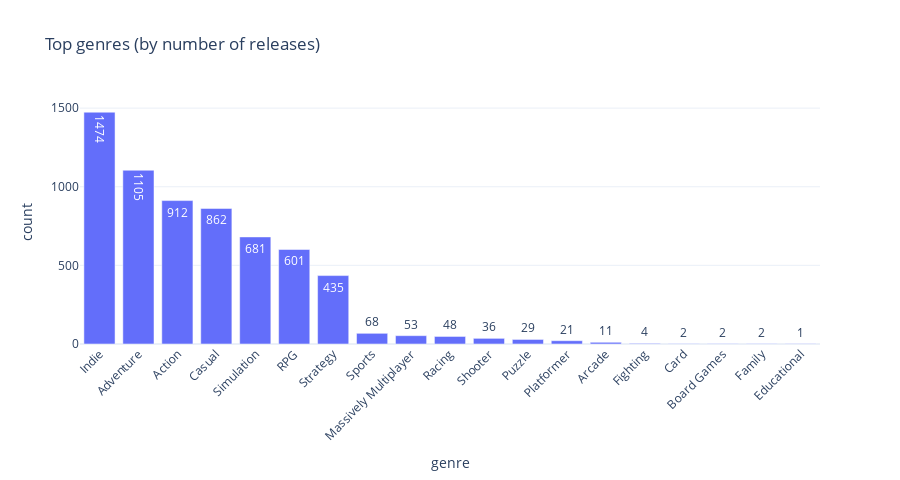

Here is the notebook cell this chart was saved with:
### Code cell
# Top genres (business view)
fig = px.bar(genre_counts.head(20), x='genre', y='count', title='Top genres (by number of releases)',
             text='count', template='plotly_white')
fig.update_layout(xaxis_tickangle=-45, height=480)
fig.show()

### Figure 1 — Plotly figure (JSON) as saved in the notebook; plotly's stock layout.template omitted (floating-point values rounded to 4 significant figures)
{"data": [{"hovertemplate": "genre=%{x}<br>count=%{text}<extra></extra>", "legendgroup": "", "marker": {"color": "#636efa", "pattern": {"shape": ""}}, "name": "", "orientation": "v", "showlegend": false, "text": [1474.0, 1105.0, 912.0, 862.0, 681.0, 601.0, 435.0, 68.0, 53.0, 48.0, 36.0, 29.0, 21.0, 11.0, 4.0, 2.0, 2.0, 2.0, 1.0], "textposition": "auto", "type": "bar", "x": ["Indie", "Adventure", "Action", "Casual", "Simulation", "RPG", "Strategy", "Sports", "Massively Multiplayer", "Racing", "Shooter", "Puzzle", "Platformer", "Arcade", "Fighting", "Card", "Board Games", "Family", "Educational"], "xaxis": "x", "y": [1474, 1105, 912, 862, 681, 601, 435, 68, 53, 48, 36, 29, 21, 11, 4, 2, 2, 2, 1], "yaxis": "y"}], "layout": {"barmode": "relative", "height": 480, "legend": {"tracegroupgap": 0}, "title": {"text": "Top genres (by number of releases)"}, "xaxis": {"anchor": "y", "domain": [0.0, 1.0], "tickangle": -45, "title": {"text": "genre"}}, "yaxis": {"anchor": "x", "domain": [0.0, 1.0], "title": {"text": "count"}}}}
